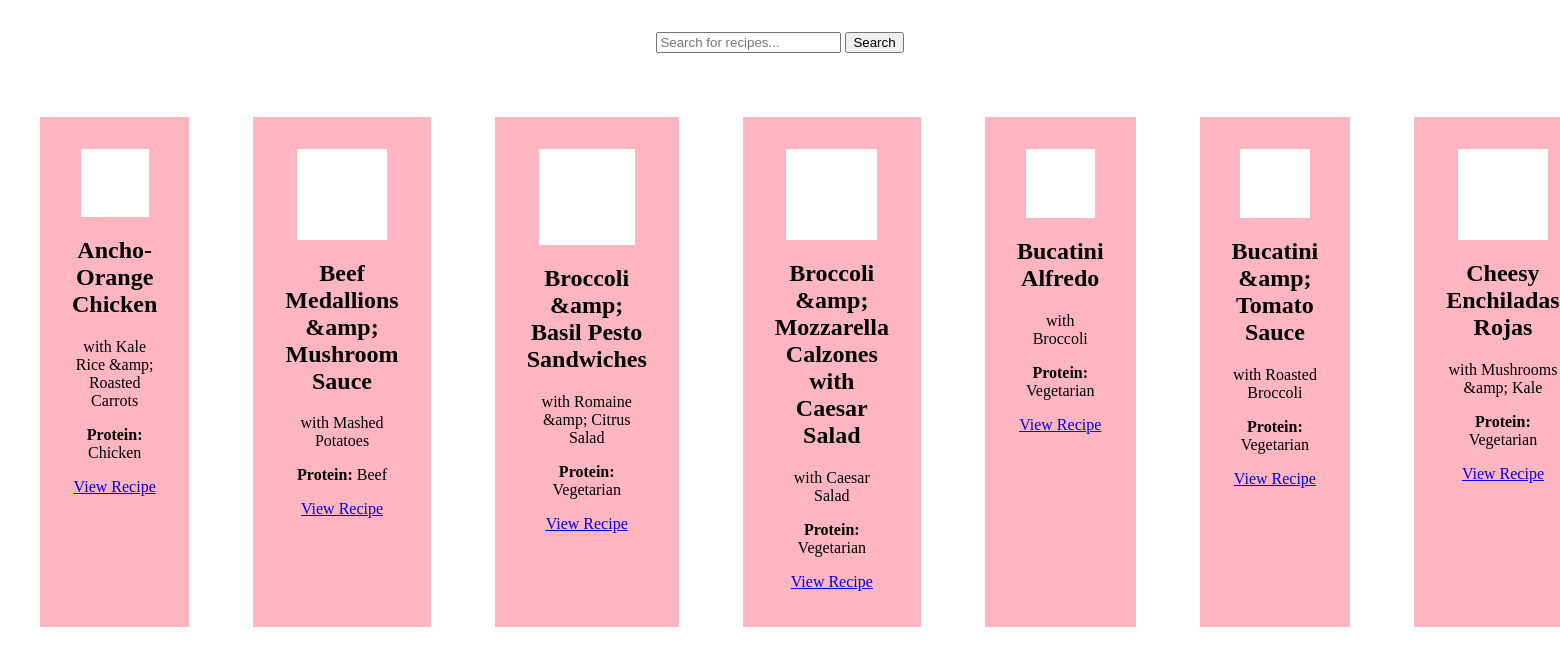
/file/example-2.php, run on the app's committed database.
### tables this page shows
CREATE TABLE `recipes_test_run` (
  `id` int(11) NOT NULL,
  `title` text NOT NULL,
  `subtitle` text NOT NULL,
  `cuisine` text NOT NULL,
  `protein` text NOT NULL,
  `cook_time` text NOT NULL,
  `calories` text NOT NULL,
  `serving_size` text NOT NULL,
  `description` text NOT NULL,
  `ingredients` text NOT NULL,
  `steps` text NOT NULL,
  `main_image` text DEFAULT NULL,
  `ingredients_image` text DEFAULT NULL,
  `steps_image` text DEFAULT NULL,
  `created_at` timestamp NOT NULL DEFAULT current_timestamp(),
  `updated_at` timestamp NOT NULL DEFAULT current_timestamp()
);

### file/example-2.php (the view, shortened to what this page needs)
<?php
require_once 'includes/database.php';
$statement = $connection->prepare('SELECT * FROM recipes_test_run');
$statement->execute();
$recipes = $statement->get_result()->fetch_all(MYSQLI_ASSOC);
?>
<!DOCTYPE html>
<html lang="en">
<head>
    <link rel="stylesheet" href="css/testing.css">
</head>
<body>
    <form class="search" action="index.php" method="get" class="search-form">
        <input type="text" name="search" placeholder="Search for recipes..." value="<?php echo isset($_GET['search']) ? htmlspecialchars($_GET['search']) : ''; ?>">
        <button type="submit">Search</button>
    </form>
    <div class="container">
        <?php if (count($recipes) > 0): ?>
            <?php foreach ($recipes as $recipe): ?>
                <div class="recipe-card">
                    <div class="pic">
                    </div>
                    <h2><?php echo htmlspecialchars($recipe['title']); ?></h2>
                    <p><?php echo htmlspecialchars($recipe['subtitle']); ?></p>
                    <p><strong>Protein: </strong> <?php echo htmlspecialchars($recipe['protein']); ?> </p>
                    <a href="recipe.php?id=<?php echo $recipe['id']; ?>"> View Recipe</a>
                </div>
            <?php endforeach; ?>
        <?php else: ?>
            <p>No recipes found matching "<?php echo htmlspecialchars($search); ?>".</p>
        <?php endif; ?>
    </div>
</body>
</html>

### css/testing.css (style rules this page uses)
.container { display: flex; }
.search { text-align: center; margin: 2rem; }

### data on the page
recipes_test_run: title "Ancho-Orange Chicken", subtitle "with Kale Rice &amp; Roasted Carrots", protein "Chicken"
recipes_test_run: title "Beef Medallions &amp; Mushroom Sauce", subtitle "with Mashed Potatoes", protein "Beef"
recipes_test_run: title "Broccoli &amp; Basil Pesto Sandwiches", subtitle "with Romaine &amp; Citrus Salad", protein "Vegetarian"
recipes_test_run: title "Broccoli &amp; Mozzarella Calzones with Caesar Salad", subtitle "with Caesar Salad", protein "Vegetarian"
recipes_test_run: title "Bucatini Alfredo", subtitle "with Broccoli", protein "Vegetarian"
recipes_test_run: title "Bucatini &amp; Tomato Sauce", subtitle "with Roasted Broccoli", protein "Vegetarian"
recipes_test_run: title "Cheesy Enchiladas Rojas", subtitle "with Mushrooms &amp; Kale", protein "Vegetarian"
